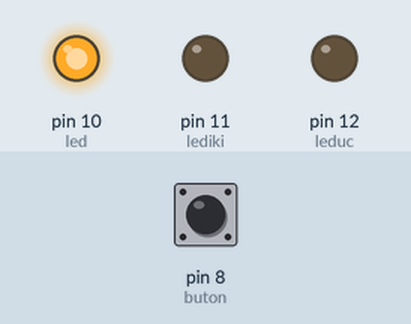
Simulated run of this sketch. Board: Arduino Uno, built with avr-gcc and run on an emulated ATmega328P. Parts: output pins drawn as LEDs (lit = HIGH). Inputs (shaded band) come from the test bench; at power-on: pin 8 (buton) HIGH.

Above: at 0.5 s.
At 2.0 s:
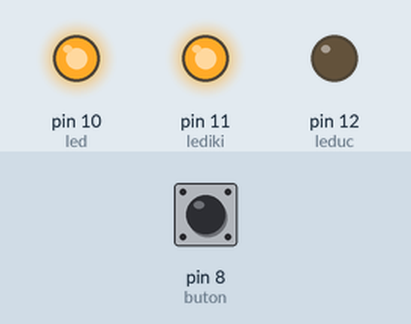
At 4.5 s:
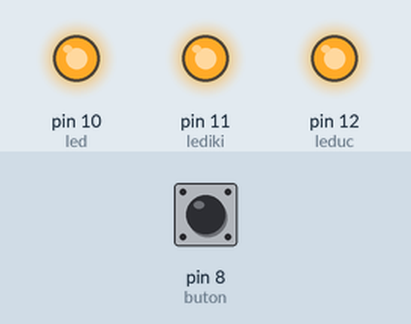
At 6.03 s:
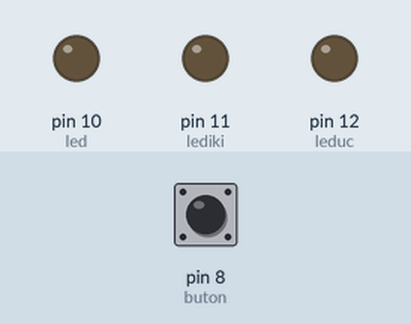
Timing chart, 0 to 7.9 s (numbered marks = the images above):
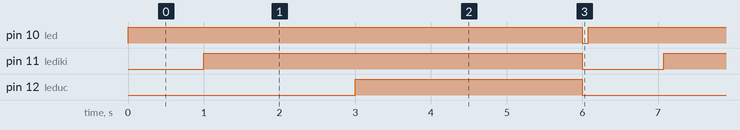

Measured:
- by itself, pin 10 (led): alternates HIGH for 6.0 s and LOW for 0.07 s
- by itself, pin 11 (lediki): alternates HIGH for 5.0 s and LOW for 1.1 s
- by itself, pin 12 (leduc): alternates HIGH for 3.0 s and LOW for 3.1 s

The sketch:

oneButon_3LED.ino
```cpp
#define buton 8
#define led 10
#define lediki 11
#define leduc 12
int a=0;
int deger=0;
void setup()
{
  Serial.begin(9600);
  pinMode(buton, INPUT);
  pinMode(led, OUTPUT);
  pinMode(lediki, OUTPUT);
  pinMode(leduc, OUTPUT);

}

void loop()
{
int durum=digitalRead(buton);
while(durum==HIGH){
  deger++;
  if(durum==LOW){
    digitalWrite(led,LOW);
    digitalWrite(lediki,LOW);
    digitalWrite(leduc,LOW);
    break;
  }

    if(deger==1){
      digitalWrite(led,HIGH);
      delay(1000);
      digitalWrite(led,LOW);
      break;
    }
    if(deger==2){
      digitalWrite(led,HIGH);
      digitalWrite(lediki,HIGH);
      delay(2000);
      digitalWrite(lediki,LOW);
      digitalWrite(led,LOW);
      break;
    }
    if(deger==3){
      digitalWrite(led,HIGH);
      digitalWrite(lediki,HIGH);
      digitalWrite(leduc,HIGH);
      delay(3000);
      digitalWrite(lediki,LOW);
      digitalWrite(led,LOW);
      digitalWrite(leduc,LOW);

      break;
    }
}

}
```
